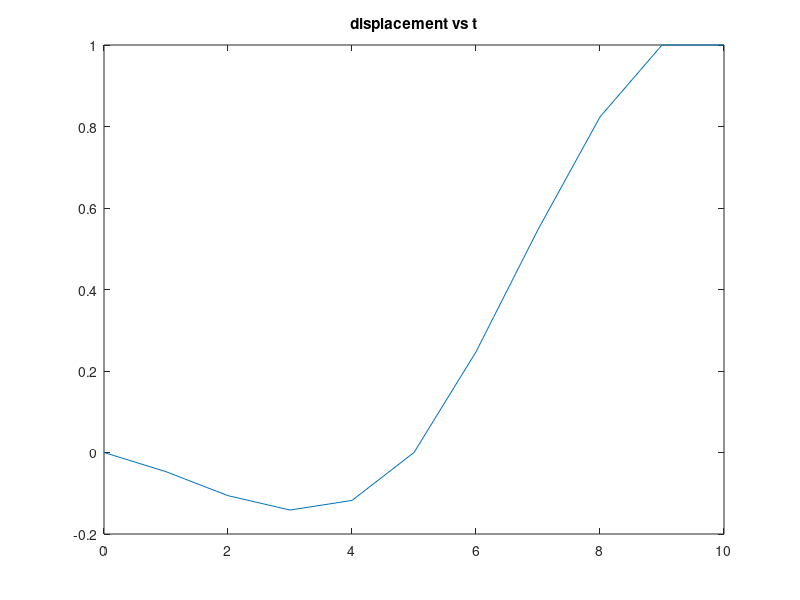

Write the MATLAB code that produced this figure.

%% part a
H = diag(ones(10,1))
f = []
A = []
b= []
Aeq = [ones(1,10); 10:-1:1]
beq = [0;1]
f = quadprog(H,f,A,b,Aeq,beq)

plot(1:10,f)
title('force vs t')

v = zeros(11,1)
for i=2:1:11
    v(i) = v(i-1) + f(i-1)
end

plot(0:1:10,v)
title('velocity vs t')

x = zeros(11,1)
for i=1:1:11
    if i > 1
        x(i) = x(i-1) + v(i)
    else
        x(i) = v(i)
    end
end

plot(0:1:10,x)
title('displacement vs t')

%% part b
H = diag(ones(10,1))
f = []
A = []
b= []
Aeq = [ones(1,10); 10:-1:1; 5 4 3 2 1 0 0 0 0 0]
beq = [0;1;0]
f = quadprog(H,f,A,b,Aeq,beq)

plot(1:10,f)
title('force vs t')

v = zeros(11,1)
for i=2:1:11
    v(i) = v(i-1) + f(i-1)
end

plot(0:1:10,v)
title('velocity vs t')

x = zeros(11,1)
for i=1:1:11
    if i > 1
        x(i) = x(i-1) + v(i)
    else
        x(i) = v(i)
    end
end

plot(0:1:10,x)
title('displacement vs t')